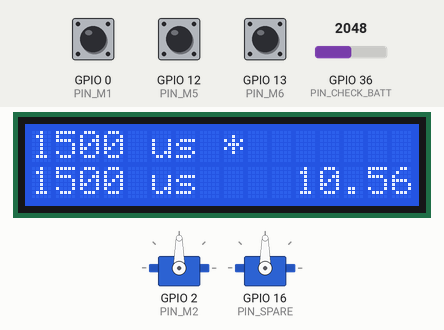
Simulated run of this sketch. Board: ESP32. Shown: 16×2 character LCD, 2 × servo. The test bench sets the inputs (shaded band); at power-on: GPIO 36 (PIN_CHECK_BATT) = 2048, GPIO 0 (PIN_M1) HIGH, GPIO 12 (PIN_M5) HIGH, GPIO 13 (PIN_M6) HIGH. What the sketch prints to the serial monitor is not drawn.

Above: at 1.2 s.
1.3 s: GPIO 36 (PIN_CHECK_BATT) set to 1992
At 2.7 s:
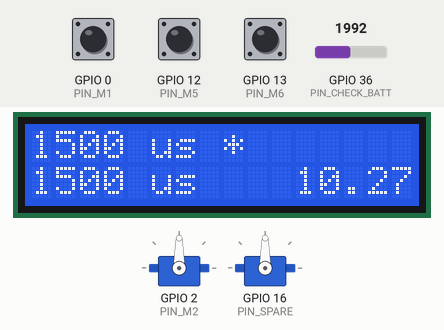
3.0 s: GPIO 36 (PIN_CHECK_BATT) set to 1908
At 3.8 s:
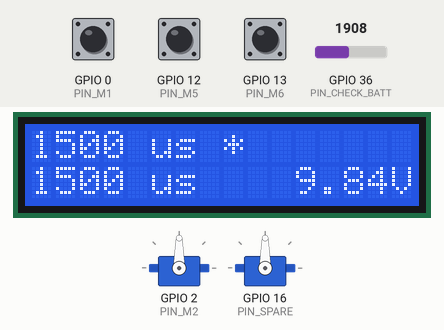
4.5 s: GPIO 0 (PIN_M1) pulled LOW for 1 s
At 4.7 s:
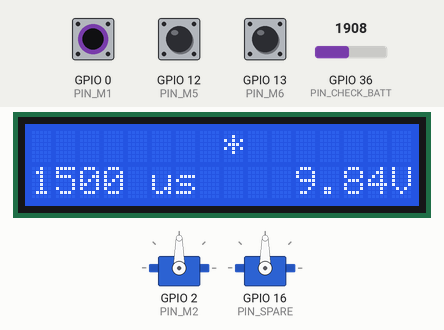
7.0 s: GPIO 36 (PIN_CHECK_BATT) set to 491
At 8.2 s:
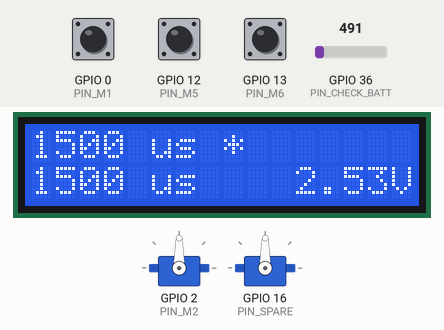
10.0 s: GPIO 0 (PIN_M1) pulled LOW for 3.2 s
At 13.7 s:
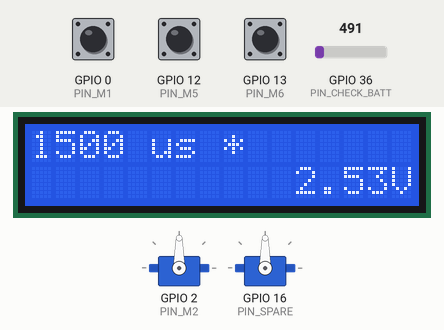
14.7 s: GPIO 36 (PIN_CHECK_BATT) set to 2047
At 15.9 s:
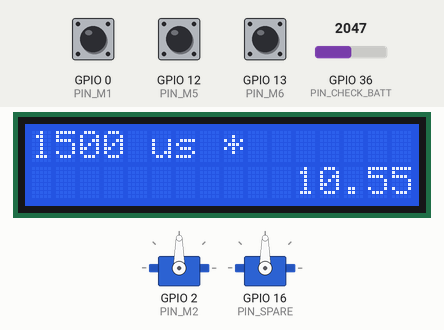
Timing chart, 0 to 17.5 s (numbered marks = the images above; inputs shaded):
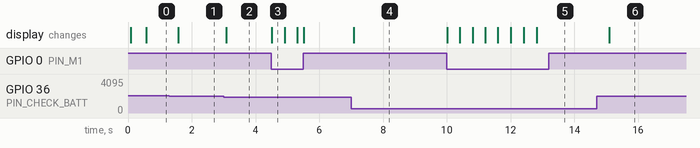

The sketch:

ServoTester.ino
```cpp
/*
 Name:		ServoTester.ino
 Created:	22.10.2022 16:23:32
 Author:	Pontifex Maximus
*/
#include "PinConfig.h"
#include "Lcd1602.h"
#include "BatteryProtect.h"
#include "RotaryEncoder.h"
#include "TestServo.h"
#include "Lcd1602.h"

bool HandleBatteryAlarm()
{
	if (!GetBatteryAlarmState())
		return false;

	static bool AlarmWasActive = false;

	bool AlarmIsActive = GetBatteryAlarmState();
	if (AlarmWasActive && !AlarmIsActive)
	{	// return to normal state
		AlarmWasActive = false;
		DEBUG_PRINTLN("Battery alarm ends.");

		Servo1.RestartServo();
		Servo2.RestartServo();
	}
	else if (!AlarmWasActive && AlarmIsActive)
	{	// Go to power save mode.
		AlarmWasActive = true;
		DEBUG_PRINTLN("Battery alarm!");

		Servo1.ShutdownServo();
		Servo2.ShutdownServo();
	}

	return AlarmIsActive;
}

TestServo* currentServo;
void HandleBlinkState(bool isButtonPressed)
{
	static bool DisplayIsOn1 = true;
	static bool DisplayIsOn2 = true;
	static unsigned long nextBlinkTime;

	if (!isButtonPressed)
	{
		if (!DisplayIsOn1)
		{
			DisplayIsOn1 = true;
			Servo1.LcdPrintPWM();
		}
		if (!DisplayIsOn2)
		{
			DisplayIsOn2 = true;
			Servo2.LcdPrintPWM();
		}
		return;
	}

#define BLINK_INTERVAL 400000
	unsigned long now = micros();
	if (now > nextBlinkTime)
	{
		nextBlinkTime = now + BLINK_INTERVAL;
		if (currentServo == &Servo1)
		{
			if (DisplayIsOn1)
			{
				DisplayIsOn1 = false;
				Servo1.LcdHidePrintPWM();
			}
			else
			{
				DisplayIsOn1 = true;
				Servo1.LcdPrintPWM();
			}

			if (!DisplayIsOn2)
			{
				DisplayIsOn2 = true;
				Servo2.LcdPrintPWM();
			}
		}
		else
		{
			if (DisplayIsOn2)
			{
				DisplayIsOn2 = false;
				Servo2.LcdHidePrintPWM();
			}
			else
			{
				DisplayIsOn2 = true;
				Servo2.LcdPrintPWM();
			}

			if (!DisplayIsOn1)
			{
				DisplayIsOn1 = true;
				Servo1.LcdPrintPWM();
			}
		}
	}
}

int currentIncrement;
#define PWM_INCREMENT_SMALL 10
#define PWM_INCREMENT_BIG 50
void setup()
{
    Serial.begin(115200);

    SetupRotary();
    Setup_Lcd1602();
    SetupBatteryProtect();
	Servo1.Setup();
	Servo2.Setup();
	currentServo = &Servo1;
	LcdMarkActiveServo(0);
	currentIncrement = PWM_INCREMENT_BIG;
	DEBUG_PRINTLN("Setup done");
}

void loop()
{
    LoopBatteryProtect();
	HandleBatteryAlarm();

	LoopRotary();

	bool buttonPressed = WasRotaryButtonPressed();
	if (buttonPressed)
	{
		if (currentIncrement == PWM_INCREMENT_BIG)
			currentIncrement = PWM_INCREMENT_SMALL;
		else
			currentIncrement = PWM_INCREMENT_BIG;
	}

	bool isButtonPressed = IsButtonPressed();

	HandleBlinkState(isButtonPressed);

    int rotated = GetRotaryIncrement();
	if (!rotated)
		return;

	if (isButtonPressed)
	{
		// does not matter in which direction rotated. Just switch to the other servo.
		if (currentServo == &Servo1)
		{
			currentServo = &Servo2;
			LcdMarkActiveServo(1);
		}
		else
		{
			currentServo = &Servo1;
			LcdMarkActiveServo(0);
		}
	}
	else
	{
		if (rotated < 0)
			currentServo->IncrementPWM(currentIncrement);
		else if (rotated > 0)
			currentServo->IncrementPWM(-currentIncrement);
	}
}
```

BatteryProtect.cpp
```cpp
#include "Arduino.h"
#include "BatteryProtect.h"
#include "PinConfig.h"
#include "Lcd1602.h"

//#define DEBUG_BATTERYPROTECT

#ifndef DEBUG_BATTERYPROTECT

#ifdef DEBUG_PRINTLN
#undef DEBUG_PRINTLN
#define DEBUG_PRINTLN(a)
#undef DEBUG_PRINT
#define DEBUG_PRINT(a)
#endif

#endif

#define BATTERY_CHECK_INTERVALL 500000  // 2 times a second will do nicely
#define THRESHOLD_VALUE (3.3*DIGITS_PER_VOLT)
#define HYSTERESIS_VALUE (3.5*DIGITS_PER_VOLT)

bool BatteryAlarmState = false;
int batteryLowCounter = 0;
uint16_t measuredBattery = THRESHOLD_VALUE;

unsigned long nextTimeToCheckBattery;

bool GetBatteryAlarmState()
{
	return BatteryAlarmState;
}

void SetBatteryAlarmState(bool state)
{
	BatteryAlarmState = state;
}

void LoopBatteryProtect()
{
	unsigned long now = micros();
	if (now < nextTimeToCheckBattery)
		return;

	nextTimeToCheckBattery = now + BATTERY_CHECK_INTERVALL;

	measuredBattery = analogRead(PIN_CHECK_BATT);
	LcdPrintVoltage(measuredBattery);

	DEBUG_PRINT(measuredBattery);
	DEBUG_PRINT("   ");
	if (GetBatteryAlarmState())
	{	// needs to be a certain time above a higher voltage to return to non-alarm-state
		if (measuredBattery > HYSTERESIS_VALUE)
			batteryLowCounter--;
		else
			batteryLowCounter = 10;

		if (batteryLowCounter <= 0)
		{
			batteryLowCounter = 0;
			SetBatteryAlarmState(false);
		}
	}
	else
	{
		if (measuredBattery < THRESHOLD_VALUE)
			batteryLowCounter++;
		else
			batteryLowCounter = 0;

		if (batteryLowCounter >= 10) // one second with undervoltage
		{
			batteryLowCounter = 10;
			SetBatteryAlarmState(true);
		}
	}
	DEBUG_PRINTLN(batteryLowCounter);
}

void SetupBatteryProtect()
{
	pinMode(PIN_CHECK_BATT, INPUT);
	nextTimeToCheckBattery = micros() + BATTERY_CHECK_INTERVALL;
}
```

BatteryProtect.h
```cpp
#pragma once
void SetupBatteryProtect();
void LoopBatteryProtect();
bool GetBatteryAlarmState();

// measured values with actual reistors result into 194 digits per Volt
// what I mesured:
// 823 at 4.2V
// 726 at 3.7V
// 649  at 3.3V
// Below 3.3V, display did not work sufficient anymore

#define DIGITS_PER_VOLT 194.0
```

RotaryEncoder.cpp
```cpp
#include "PinConfig.h"
#include "RotaryEncoder.h"
#include "Arduino.h"

// #define DEBUG_ROTARYENCODER

#ifndef DEBUG_ROTARYENCODER
#ifdef DEBUG_PRINTLN
#undef DEBUG_PRINTLN
#define DEBUG_PRINTLN(a)
#undef DEBUG_PRINT
#define DEBUG_PRINT(a)
#endif
#endif

#define DEBOUNCE_TIME 100

#define IL	42	// illegal
#define CW	1	// Clockwise
#define CCW	-1	// Counter clockwise
#define NO	0	// No Move
//   old	 new
//	A	B	A	B	change
//	0	0	0	0	NO
//	0	0	0	1	CW
//	0	0	1	0	CCW
//	0	0	1	1	IL
//	0	1	0	0	CCW
//	0	1	0	1	NO
//	0	1	1	0	IL
//	0	1	1	1	CW
//	1	0	0	0	CW
//	1	0	0	1	IL
//	1	0	1	0	NO
//	1	0	1	1	CCW
//	1	1	0	0	IL
//	1	1	0	1	CCW
//	1	1	1	0	CW
//	1	1	1	1	NO
const int matrix[2][2][2][2] = { NO, CW, CCW, IL,
							CCW, NO, IL, CW,
							CW, IL, NO, CCW,
							IL, CCW, CW, NO };


long posCnt = 0;
int lastA;
int lastB;
int lastButton;
int newA;
int newB;
int newButton;
bool buttonpress = false;

void OnRotary()
{
	int inc = matrix[lastA][lastB][newA][newB];
	lastA = newA;
	lastB = newB;
	if (inc != IL)
		posCnt += inc;
	DEBUG_PRINTLN("Rotary increment " + String(inc));
}

void OnRotaryButton()
{
	if(newButton != lastButton)
	{
		lastButton = newButton;
		DEBUG_PRINTLN("Button state " + String(newButton));
		if (newButton == LOW) // level is low on button pressed
			buttonpress = true;
	}
}


bool WasRotaryButtonPressed(bool reset)
{
	bool ret;
	ret = buttonpress;
	if (reset)
		buttonpress = false;

	return ret;
}

bool IsButtonPressed()
{
	return !digitalRead(PIN_ROT_S);
}

#define INC_PER_STEP 4 // some encoders have 4 increments per step
int GetRotaryIncrement(bool reset)
{
	int diff = posCnt / INC_PER_STEP;
	if (diff && reset)
		posCnt %= INC_PER_STEP;

	return diff;
}

void FlushRotaryEvents()
{
	GetRotaryIncrement(true);
	WasRotaryButtonPressed(true);
}

void IRAM_ATTR ISR_OnRotaryA()
{
	newA = digitalRead(PIN_ROT_A);
	int inc = matrix[lastA][lastB][newA][newB];
	lastA = newA;
	if (inc != IL)
		posCnt += inc;
}

void IRAM_ATTR ISR_OnRotaryB()
{
	newB = digitalRead(PIN_ROT_B);
	int inc = matrix[lastA][lastB][newA][newB];
	lastB = newB;
	if (inc != IL)
		posCnt += inc;
}


void SetupRotary()
{
	pinMode(PIN_ROT_A, INPUT_PULLUP);
	pinMode(PIN_ROT_B, INPUT_PULLUP);
	pinMode(PIN_ROT_S, INPUT_PULLUP);

	newA = lastA = digitalRead(PIN_ROT_A);
	newB = lastB = digitalRead(PIN_ROT_B);
	newButton = lastButton = digitalRead(PIN_ROT_S);
	posCnt = 0;

	attachInterrupt(digitalPinToInterrupt(PIN_ROT_A), ISR_OnRotaryA, CHANGE);
	attachInterrupt(digitalPinToInterrupt(PIN_ROT_B), ISR_OnRotaryB, CHANGE);
	DEBUG_PRINTLN("Rotary setup done");
}

void LoopRotary()
{
	static bool butChangePending = false;
	static unsigned long timerButton;
	int tmpButton = digitalRead(PIN_ROT_S);
	if (tmpButton != newButton)
	{	// button state changed since last read, start timing to handle bouncing
		timerButton = micros() + DEBOUNCE_TIME;
		newButton = tmpButton;
		butChangePending = true;
		DEBUG_PRINTLN("Button changed to " + String(newButton));
		return;
	}

	if (butChangePending && (micros() >= timerButton))
	{
		butChangePending = false;
		DEBUG_PRINTLN("Button debounced");
		OnRotaryButton();
	}
}
```

RotaryEncoder.h
```cpp
#pragma once

void SetupRotary();
void LoopRotary();
bool WasRotaryButtonPressed(bool reset = true);
int GetRotaryIncrement(bool reset = true);
void FlushRotaryEvents();
bool IsButtonPressed();
```

TestServo.cpp
```cpp
#include "TestServo.h"
#include "Lcd1602.h"

TestServo Servo1(PIN_SERVO1, 0);
TestServo Servo2(PIN_SERVO2, 1);

TestServo::TestServo(int pin, int lcdRow)
{
	myPin = pin;
	myLcdRow = lcdRow;
	myPWM = PWM_MIDDLE;
}

void TestServo::Setup()
{
	myServo.attach(myPin, PWM_MIN, PWM_MAX, myPWM);
	LcdPrintPWM();
}

void TestServo::ShutdownServo()
{
	myServo.detach();
	LcdHidePrintPWM();
}

void TestServo::RestartServo()
{
	myServo.attach(myPin, PWM_MIN, PWM_MAX, myPWM);
	LcdPrintPWM();
}

void TestServo::SetServo(int pwm)
{
	myServo.writeMicroseconds(pwm);
	myPWM = pwm;
	LcdPrintPWM();
}

void  TestServo::LcdPrintPWM()
{
	::LcdPrintPWM(myPWM, myLcdRow);
}

void TestServo::LcdHidePrintPWM()
{
	::LcdHidePrintPWM(myLcdRow);
}

void TestServo::IncrementPWM(int value)
{
	myPWM += value;
	if (myPWM > PWM_MAX)
		myPWM = PWM_MAX;
	else if (myPWM < PWM_MIN)
		myPWM = PWM_MIN;
	SetServo(myPWM);
}
```

TestServo.h
```cpp
#pragma once
#include <Servo.h>
#include "PinConfig.h"

// Servo timing is usually in a range of 1000us up to 2000us, but some servos act on a range 500us-2500us and some do more
#define PWM_MIN	100 // ensure we support more than the full range
#define PWM_MIDDLE 1500
#define PWM_MAX 3000 // ensure we support more than the full range

class TestServo
{
public:
	TestServo(int pin, int lcdColumn);
	void Setup();
	void ShutdownServo();
	void RestartServo();
	void SetServo(int pwm);
	void LcdPrintPWM();
	void LcdHidePrintPWM();
	void IncrementPWM(int value);
private:
	Servo myServo;
	int myPin;
	int myLcdRow;
	int myPWM;
};

extern TestServo Servo1;
extern TestServo Servo2;
```

PinConfig.h
```cpp
#pragma once
#include "Arduino.h"

#define PIN_M1 0	// Used for bootloader and Incremental-Switch, too. Is pulled up externally.
#define PIN_M2 2	// This will be our only servo output. Is pulled up externally.
#define PIN_M3 4 // Used for I2C
#define PIN_M4 5 // Used for I2C
#define PIN_M5 12
#define PIN_M6 13 // Re-used for PWM bin
#define PIN_MOT_A	14
#define PIN_MOT_B	15
#define PIN_SPARE	16

// Overdischarge protection
#define PIN_CHECK_BATT	A0

// Rotary encoder
#define PIN_ROT_A	PIN_M5
#define PIN_ROT_B	PIN_M6
#define PIN_ROT_S	PIN_M1 // Used to activate bootloader, too.  Is pulled up externally.

// Display 1302
#define PIN_I2C_SDA	PIN_M3
#define PIN_I2C_SCL	PIN_M4

// actual used servo
#define PIN_SERVO1 PIN_M2
#define PIN_SERVO2 PIN_SPARE

#define DEBUG_PRINTLN(a) Serial.println(a)
//#define DEBUG_PRINTLN(a)
#define DEBUG_PRINT(a) Serial.print(a)
//#define DEBUG_PRINT(a)
```

Lcd1602.cpp
```cpp
#include <Wire.h>
#include <LiquidCrystal_I2C.h>
#include "PinConfig.h"
#include "BatteryProtect.h"

#define CHARS_IN_LINE 16
#define LINES_ON_DISPLAY 2
#define DISPLAY_I2C_ADDRESS 0x27

LiquidCrystal_I2C lcd(DISPLAY_I2C_ADDRESS, CHARS_IN_LINE, LINES_ON_DISPLAY);

void LcdPrint(String text)
{	// no cursor setting here
	lcd.print(text);
}

void LcdPrint(int line, String text)
{
	lcd.setCursor(0, line);
	lcd.print(text);
}

void LcdLineClear(int line)
{
	lcd.setCursor(0, line);
	lcd.print("                "); // hardcoded 16 chars to avoid loop
}

void LcdClear()
{
	lcd.clear();
}

void Setup_Lcd1602()
{
	Wire.begin(PIN_I2C_SDA, PIN_I2C_SCL); // SDA, SCL necessary for esp8266
	lcd.begin(CHARS_IN_LINE, LINES_ON_DISPLAY);
	lcd.noCursor();
	lcd.setBacklight(63);
	lcd.clear();
}

void LcdPrintPWM(int us, int row)
{
	String pwm;
	if (us < 1000)
		pwm = " ";

	pwm += String(us) + " us";

	lcd.setCursor(0, row);
	lcd.print(pwm);
}

void LcdHidePrintPWM(int row)
{
	lcd.setCursor(0, row);
	lcd.print("       ");
}

void LcdPrintVoltage(int measure)
{
	double Volt = measure / DIGITS_PER_VOLT;
	String voltage = String(Volt) + "V";
	lcd.setCursor(11, 1);
	lcd.print(voltage);
}

void LcdMarkActiveServo(int num)
{
	lcd.setCursor(8, num);
	lcd.print("*");
	lcd.setCursor(8, num == 0 ? 1 : 0);
	lcd.print(" ");
}
```

Lcd1602.h
```cpp
#pragma once
void Setup_Lcd1602();
void LcdClear();
void LcdLineClear(int line);
void LcdPrint(int line, String text);
void LcdPrint(String text);

void LcdPrintPWM(int us, int row);
void LcdHidePrintPWM(int row);
void LcdPrintVoltage(int measure);
void LcdMarkActiveServo(int num);
```

Measured:
- the behaviour switches between 1940 and 1939 on GPIO 36 (PIN_CHECK_BATT) (found by bisection; images 1 and 2)
- after the input at 1.3 s, the display: changes after 0.28 s (image 1)
- after the input at 3.0 s, the display: changes after 0.08 s (image 2)
- after the input at 4.5 s, the display: changes at once (image 3)
- after the input at 7.0 s, the display: changes after 0.08 s (image 4)
- after the input at 10.0 s, the display: first changes at once (image 5 shows a later state)
- after the input at 14.7 s, the display: changes after 0.39 s (image 6)
